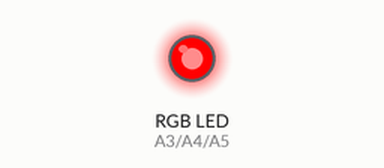
Simulated run of this sketch. Board: Arduino Uno, built with avr-gcc and run on an emulated ATmega328P. On the bench: an RGB LED mixed from three pins (HIGH = lit).

Above: at 0.5 s.
At 1.5 s:
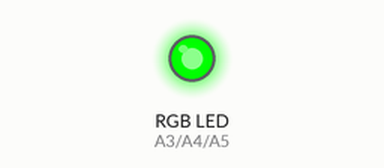
At 2.5 s:
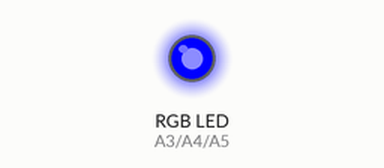
At 3.5 s:
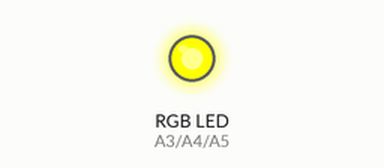
At 4.5 s:
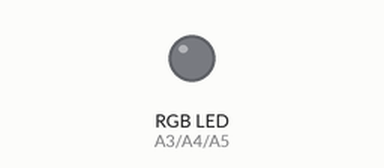
At 5.5 s:
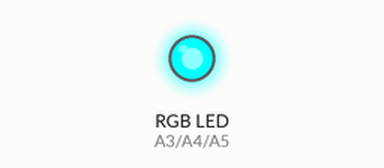
Timing chart, 0 to 6.9 s (numbered marks = the images above):
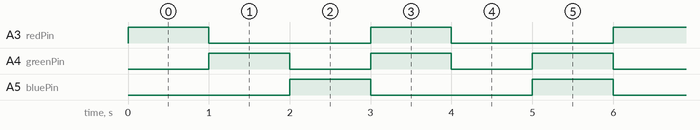

Measured:
- by itself, A3 (redPin), A5 (bluePin): alternates HIGH for 1.0 s and LOW for 2.0 s
- by itself, A4 (greenPin): alternates HIGH for 1.0 s and LOW for 1.0 s
- by itself, everything shown: repeats every 6.0 s, in 6 steps

The sketch:

RGB_led_test.ino
```cpp
/*
Adafruit Arduino - Lesson 3. RGB LED
*/

int redPin = A3;
int greenPin = A4;
int bluePin = A5;

//uncomment this line if using a Common Anode LED
//#define COMMON_ANODE

void setup()
{
  pinMode(redPin, OUTPUT);
  pinMode(greenPin, OUTPUT);
  pinMode(bluePin, OUTPUT);
}

void loop()
{
  setColor(255, 0, 0);  // red
  delay(1000);
  setColor(0, 255, 0);  // green
  delay(1000);
  setColor(0, 0, 255);  // blue
  delay(1000);
  setColor(255, 255, 0);  // yellow
  delay(1000);
  setColor(80, 0, 80);  // purple
  delay(1000);
  setColor(0, 255, 255);  // aqua
  delay(1000);
}

void setColor(int red, int green, int blue)
{
  #ifdef COMMON_ANODE
    red = 255 - red;
    green = 255 - green;
    blue = 255 - blue;
  #endif
  analogWrite(redPin, red);
  analogWrite(greenPin, green);
  analogWrite(bluePin, blue);
}
```
